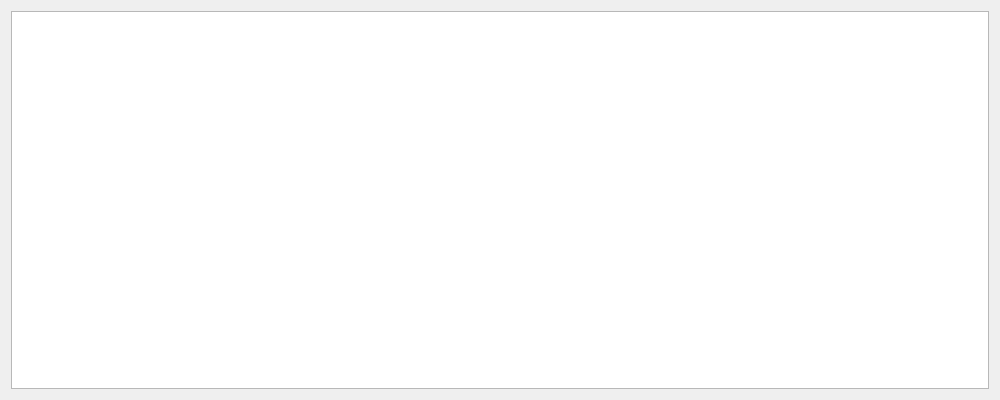
<?xml version="1.0" encoding="UTF-8"?>
<ui version="4.0">
 <class>LogForm</class>
 <widget class="QWidget" name="LogForm">
  <property name="geometry">
   <rect>
    <x>0</x>
    <y>0</y>
    <width>1000</width>
    <height>400</height>
   </rect>
  </property>
  <property name="windowTitle">
   <string>Log Display</string>
  </property>
  <property name="windowIcon">
   <iconset resource="resources.qrc">
    <normaloff>:/icon/logo_icon.ico</normaloff>:/icon/logo_icon.ico</iconset>
  </property>
  <layout class="QGridLayout" name="gridLayout_3">
   <item row="0" column="0">
    <layout class="QGridLayout" name="gridLayout_2">
     <item row="0" column="0">
      <widget class="QTextEdit" name="textEdit_Log">
       <property name="readOnly">
        <bool>true</bool>
       </property>
      </widget>
     </item>
    </layout>
   </item>
  </layout>
 </widget>
 <resources>
  <include location="resources.qrc"/>
 </resources>
 <connections/>
</ui>
